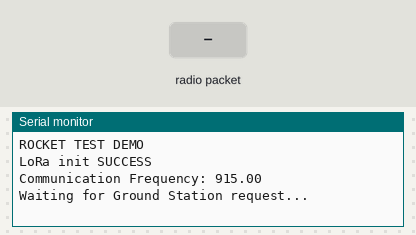
Bench run of a sketch on a simulated Arduino Uno, built with avr-gcc and run on an emulated ATmega328P. Parts: the last lines printed to the serial monitor. The inputs (shaded band) are chosen by the test bench. No radio packets arrive unless stated.

Above: at 2.2 s.
2.3 s: radio packet "1" arrives
At 3.1 s:
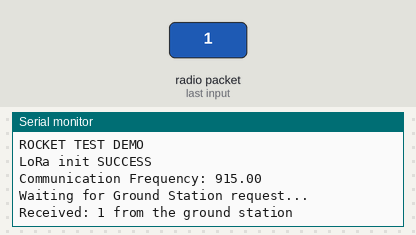
3.8 s: radio packet "0" arrives
At 4.6 s:
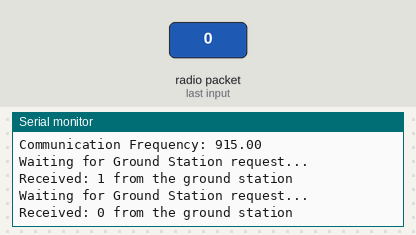
5.3 s: radio packet "2" arrives
At 7.8 s:
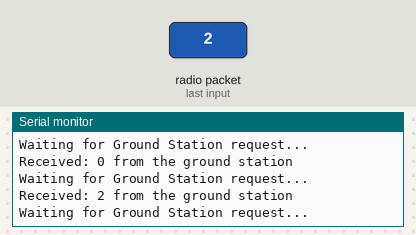

Measured:
- after the input at 2.3 s, the serial monitor: prints a new line at once (image 1)
- after the input at 3.8 s, the serial monitor: prints a new line at once (image 2)
- after the input at 5.3 s, the serial monitor: prints a new line at once (image 3)

The sketch:

RF_rocket.ino
```cpp
// ROCKET RECEIVER CODE
// Brandon Crudele - ECE568

// functions:
// void tx() -> sends packet
// char* rx() -> receives packet in the form of a string
// [Ground Station specific] ... bool ready_to_launch() -> returns true if the rocket sent back an ACK signal
// [Rocket specific]         ... bool rocket_process()  -> sends ACK back to ground station  when asked if it is ready for launch

// important variables:
// char ack[8] -> string sent from the ground station to the rocket to request ACK
// char ready[8] -> string sent from the rocket to the ground station as an ACK

#include <SPI.h>
#include <RH_RF95.h>

#define RFM95_CS   16
#define RFM95_INT  21
#define RFM95_RST  17

// frequency
#define RF95_FREQ 915.0

// create radio driver
RH_RF95 rf95(RFM95_CS, RFM95_INT);

char ack[8] = "ARM?";
char ready[8] = "READY!";
int len;

void setup_rf() {
  // init rf95,
  if (!rf95.init()) {
    Serial.println("LoRa init FAILURE");
  }
  Serial.println("LoRa init SUCCESS");

  if (!rf95.setFrequency(RF95_FREQ)) {
    Serial.println("setFrequency failed");
  }
  Serial.print("Communication Frequency: "); Serial.println(RF95_FREQ);

  rf95.setTxPower(23, false);
}

// for rocket,
void setup() {
  // wait for serial,
  Serial.begin(115200);
  while (!Serial) delay(1);
  Serial.println("ROCKET TEST DEMO");

  setup_rf(); // initialize, set freq, set power (only needs to be called at the start)
  delay(1000);
}


// for both rocket and ground station,
void tx(char *str_num) {
  // use itoa() if we decide to work with integers to strings (we have floats right now)
  Serial.print("Sending "); Serial.print(str_num); Serial.println(" as a string");
  rf95.send((uint8_t *)str_num, 20); // might have to adjust packet size
}

// for both rocket and ground station,
char* rx() {
  if (rf95.available()) {
    uint8_t buf[20]; // for now im using size 20
    uint8_t len = sizeof(buf);

    if (rf95.recv(buf, &len)) {
      buf[len] = '\0'; // null-terminator

      // allocate string memory (gross)
      char* result = (char*)malloc(len + 1); // +1 for null terminator
      if (result != NULL) {
        memcpy(result, buf, len + 1);
        return result;
      }
      else {
        Serial.println("Memory allocation failed"); // memory fail
        return NULL;
      }

    }
    else {
      Serial.println("Receive failed");
    }
  }
  return NULL; // Return NULL if no message or receive failed
}

// for rocket,
bool rocket_process() {
  Serial.println("Waiting for Ground Station request...");
  while(1) { // wait for ground station ack
    char* received = rx();
    if (received != NULL) {
      Serial.print("Received: ");
      Serial.print(received);
      Serial.println(" from the ground station");
      if (strcmp(received, ack) == 0) { // check if we got an ACK request,
        Serial.println("Sending ACK...");
        tx(ready); // send ACK
        return true;
      }
      else {
        return false; // weird ACK
      }

    }
    free(received);
  }
}
// ROCKET PROCESS
void loop() {
  if (rocket_process()) {
    Serial.println("Sent ACK to Ground Station"); Serial.println("");
  }
  delay(1000);
}
```
